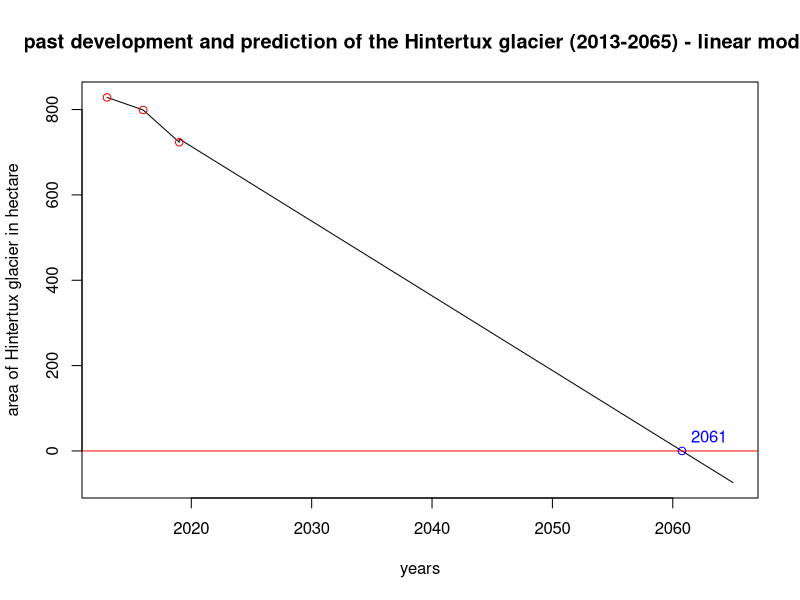
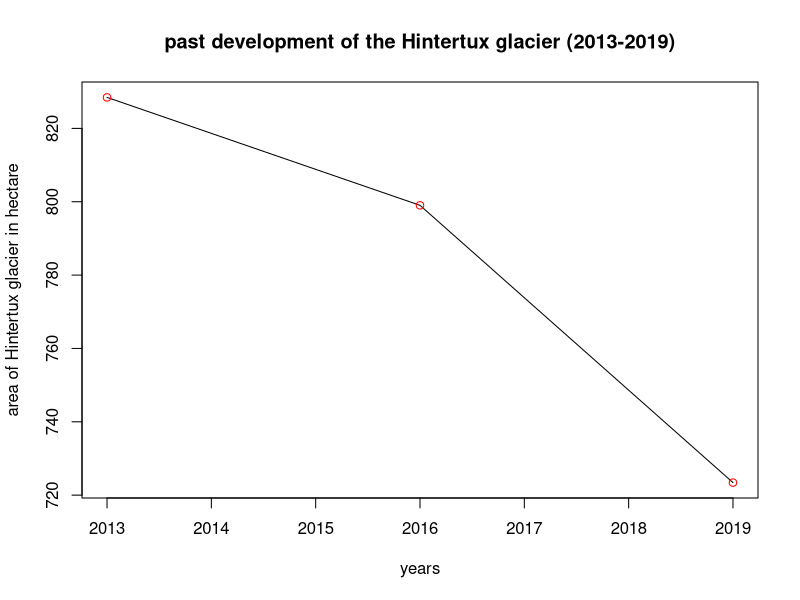
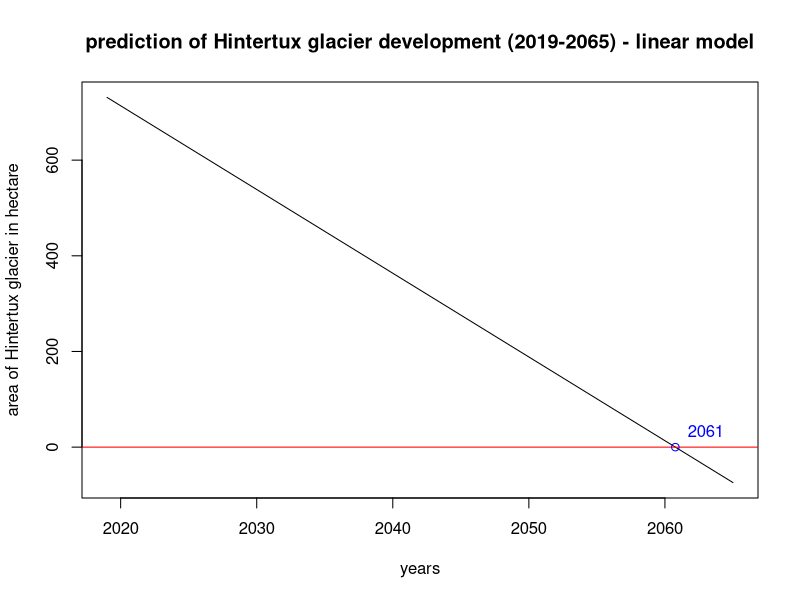
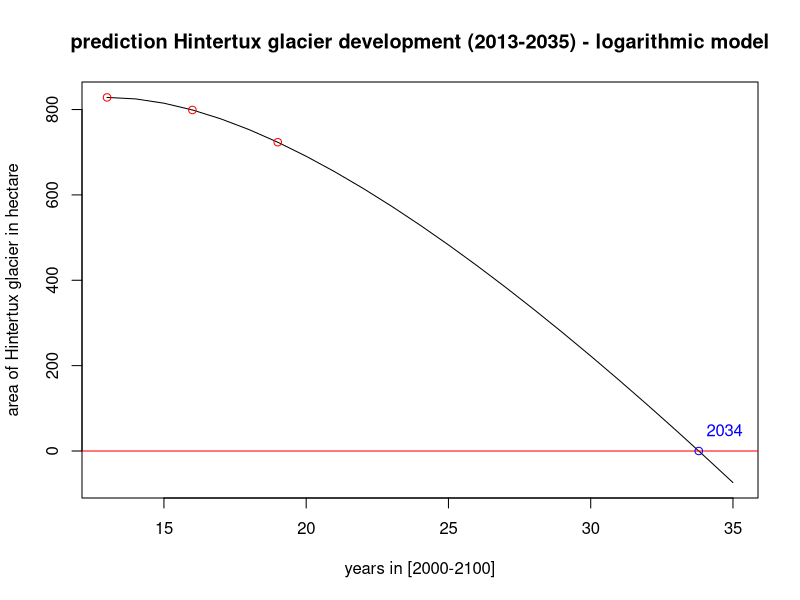

These charts were generated, in order, by the following R code:
##### prediction on linear model 
# x and y values for prediction on classification model of 2016
x16 <- c(2013, 2015, 2016, 2017, 2019) # years 
y16 <- c(980.0100, 759.8700, 703.8900, 644.0400, 723.4200) # area in hectare 

# x and y values for prediction on classification model of 2019
x19 <- c(2013, 2016, 2019) # years 
y19 <- c(828.4500, 799.0200, 723.4200) # area in hectare 

# timestamp for prediction 
newdata <- data.frame("x19"=c(2019, 2021, 2023, 2025, 2060, 2065))

# linear model 
linearModel <- lm(y19~x19)

# prediction 
prediction <- predict(linearModel, newdata)

# plot of past course + prediction 
plot(c(x19,2019, 2021,2023,2025,2060, 2065), c(y19,prediction), type="l",xlab="years",ylab="area of Hintertux glacier in hectare", main="past development and prediction of the Hintertux glacier (2013-2065) - linear model")
points(x19,y19,col="red")
abline(h=0, col="red")
points(2060.766, 0, col="blue")
text(x=2063, y=35, labels="2061", col="blue", cex= 1)

# plot of past course 
plot(x19, y19, type="l",xlab="years",ylab="area of Hintertux glacier in hectare", main="past development of the Hintertux glacier (2013-2019)" )
points(x19,y19,col="red")

# plot of prediction 
plot(c(2019, 2021, 2023, 2025, 2060, 2065), prediction, type="l",xlab="years",ylab="area of Hintertux glacier in hectare", main="prediction of Hintertux glacier development (2019-2065) - linear model" )
abline(h=0, col="red")
points(2060.766, 0, col="blue")
text(x=2063, y=35, labels="2061", col="blue", cex= 1.0)


##### prediction on logarithmic model 
# values we have calculated on classification model of 2019
x <- c(13, 16, 19) # years 
y <- c(828.4500, 799.0200, 723.4200) # area in hectare 

xt <- -log(x)
logarithmicModel <- lm(y~x+xt)

logarithmicFunction <- function(x){logarithmicModel$coefficients[1]+logarithmicModel$coefficients[2]*x+logarithmicModel$coefficients[3]*-log(x)}

# years which are considered 
newx <- c(13:35)

# calculation of the x-axial-section
uniroot(logarithmicFunction, c(20,100))

plot(newx, logarithmicFunction(newx), type="l", ylab="area of Hintertux glacier in hectare", xlab="years in [2000-2100]", main="prediction Hintertux glacier development (2013-2035) - logarithmic model")
points(x,y,col="red")
abline(h=0, col="red")
points(33.79766, 0, col="blue")
text(x=34.7, y=50, labels="2034", col="blue", cex= 1)
 


